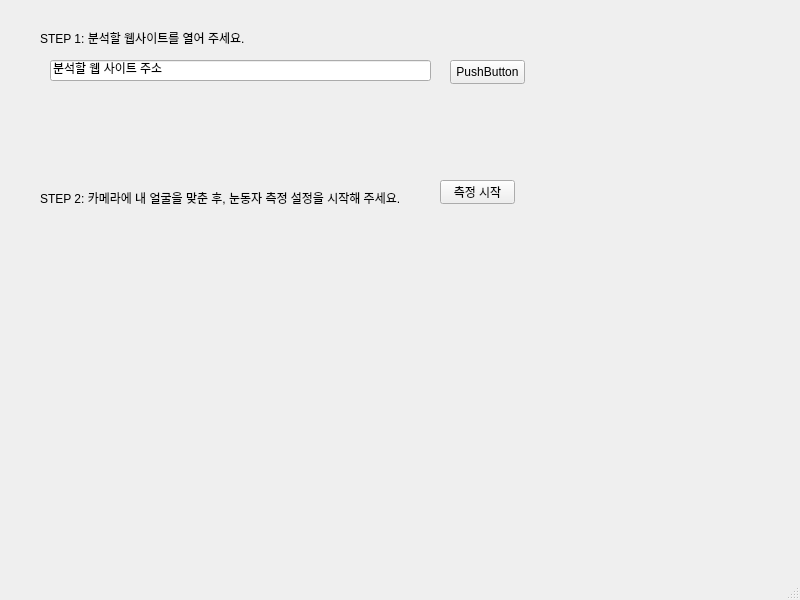
<?xml version="1.0" encoding="UTF-8"?>
<ui version="4.0">
 <class>testBtn</class>
 <widget class="QMainWindow" name="testBtn">
  <property name="geometry">
   <rect>
    <x>0</x>
    <y>0</y>
    <width>800</width>
    <height>600</height>
   </rect>
  </property>
  <property name="windowTitle">
   <string>MainWindow</string>
  </property>
  <widget class="QWidget" name="centralwidget">
   <widget class="QPushButton" name="pushButton">
    <property name="geometry">
     <rect>
      <x>450</x>
      <y>60</y>
      <width>75</width>
      <height>24</height>
     </rect>
    </property>
    <property name="text">
     <string>PushButton</string>
    </property>
   </widget>
   <widget class="QLabel" name="label">
    <property name="geometry">
     <rect>
      <x>40</x>
      <y>30</y>
      <width>391</width>
      <height>16</height>
     </rect>
    </property>
    <property name="text">
     <string>STEP 1: 분석할 웹사이트를 열어 주세요.</string>
    </property>
   </widget>
   <widget class="QLineEdit" name="lineEdit">
    <property name="geometry">
     <rect>
      <x>50</x>
      <y>60</y>
      <width>381</width>
      <height>21</height>
     </rect>
    </property>
    <property name="text">
     <string>분석할 웹 사이트 주소</string>
    </property>
   </widget>
   <widget class="QLabel" name="label_2">
    <property name="geometry">
     <rect>
      <x>40</x>
      <y>190</y>
      <width>391</width>
      <height>16</height>
     </rect>
    </property>
    <property name="text">
     <string>STEP 2: 카메라에 내 얼굴을 맞춘 후, 눈동자 측정 설정을 시작해 주세요.</string>
    </property>
   </widget>
   <widget class="QPushButton" name="pushButton_2">
    <property name="geometry">
     <rect>
      <x>440</x>
      <y>180</y>
      <width>75</width>
      <height>24</height>
     </rect>
    </property>
    <property name="text">
     <string>측정 시작</string>
    </property>
   </widget>
  </widget>
  <widget class="QMenuBar" name="menubar">
   <property name="geometry">
    <rect>
     <x>0</x>
     <y>0</y>
     <width>800</width>
     <height>22</height>
    </rect>
   </property>
  </widget>
  <widget class="QStatusBar" name="statusbar"/>
 </widget>
 <resources/>
 <connections>
  <connection>
   <sender>pushButton</sender>
   <signal>clicked()</signal>
   <receiver>testBtn</receiver>
   <slot>Web_go()</slot>
   <hints>
    <hint type="sourcelabel">
     <x>494</x>
     <y>99</y>
    </hint>
    <hint type="destinationlabel">
     <x>482</x>
     <y>134</y>
    </hint>
   </hints>
  </connection>
 </connections>
 <slots>
  <slot>Web_go()</slot>
 </slots>
</ui>
